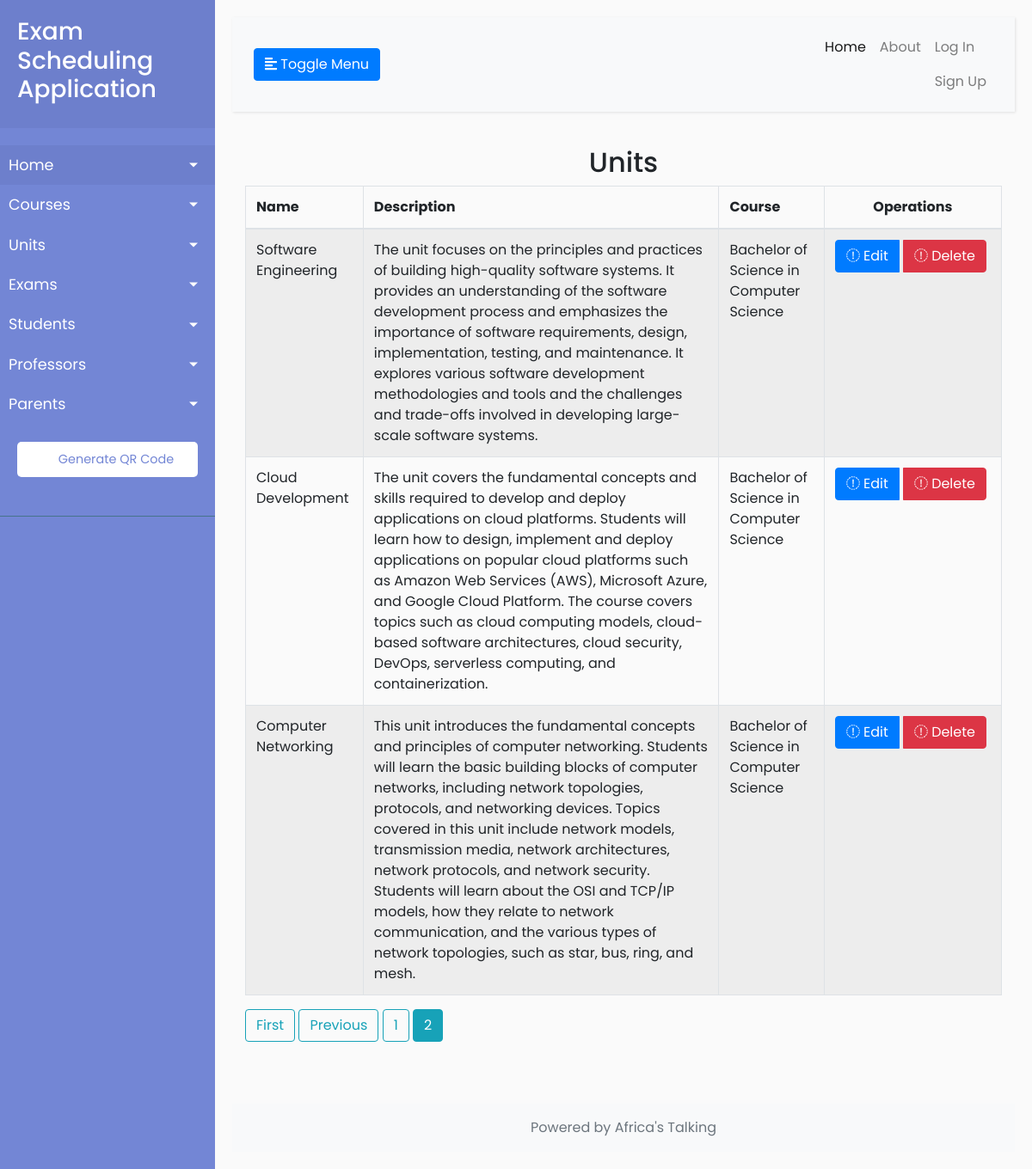
The page /units?page=2 on the database its author committed.
### exams/models.py (models this page shows, shortened)
class Unit(models.Model):
    name = models.CharField(max_length=100)
    description = models.TextField(max_length=1000, help_text="Enter a brief description of the Unit.")
    course = models.ForeignKey(Course, on_delete=models.CASCADE)

class Course(models.Model):
    name = models.CharField(max_length=100)
    description = models.TextField(max_length=1000, help_text="Enter a brief description of the course.")
    def __str__(self):
        return f'{self.name}'
    class Meta:
        verbose_name = "Course"
        verbose_name_plural = "Courses"

### exams/views.py (the view)
# urls.py: path('units', UnitListView.as_view(), name='units-list'),
class UnitListView(ListView):
    model = Unit
    template_name = 'exams/units_list.html'
    context_object_name = 'units'
    paginate_by = 3

### exams/templates/exams/units_list.html (shortened to what this page needs)
{% extends 'exams/base.html' %}
{% block content %}
    <div class="right_col" role="main">
        <div class="row">
            <div class="col-md-12">
                <div class="x_panel">
                    <div class="x_title">
                        <h2 class="text-center">Units</h2>
                    </div>
                    <div class="x_content">
                        <div class="table-responsive">
                            <table id="unit-datatable" class="table table-striped table-bordered">
                                <thead>
                                    <tr>
                                        <th>Name</th>
                                        <th>Description</th>
                                        <th>Course</th>
                                        <th class="text-center">Operations</th>
                                    </tr>
                                </thead>
                                <tbody>
                                    {% for unit in units %}
                                        <tr>
                                            <td>{{ unit.name }}</td>
                                            <td>{{ unit.description }}</td>
                                            <td>{{ unit.course }}</td>
                                            <td class="text-center">
                                                <div class="btn-group" role="group">
                                                    <a href="{% url 'units-update' unit.pk %}" class="btn btn-primary btn-xs"><i class="fa fa-pencil"></i> Edit</a>
                                                    <a href="{% url 'units-delete' unit.pk %}" class="btn btn-danger btn-xs"><i class="fa fa-remove"></i> Delete</a>
                                                </div>
                                            </td>
                                        </tr>
                                    {% endfor %}
                                </tbody>
                            </table>
                        </div>
                    </div>
                </div>
            </div>
        </div>
    </div>
    {% if is_paginated %}
    {% if page_obj.has_previous %}
      <a class="btn btn-outline-info mb-4" href="?page=1">First</a>
      <a class="btn btn-outline-info mb-4" href="?page={{ page_obj.previous_page_number }}">Previous</a>
    {% endif %}
    {% for num in page_obj.paginator.page_range %}
      {% if page_obj.number == num %}
        <a class="btn btn-info mb-4" href="?page={{ num }}">{{ num }}</a>
      {% elif num > page_obj.number|add:'-3' and num < page_obj.number|add:'3' %}
        <a class="btn btn-outline-info mb-4" href="?page={{ num }}">{{ num }}</a>
      {% endif %}
    {% endfor %}
  {% endif %}
{% endblock content%}

### exams/static/exams/CSS/main.css (style rules this page uses)
body { font-family: 'Poppins', sans-serif; background: #fafafa; }
a, a:hover, a:focus { color: inherit; text-decoration: none; transition: all 0.3s; }

### exams/templates/exams/units_list.html (style rules this page uses)
.btn-group { white-space: nowrap; }
.btn-group .btn { margin-right: 5px; }

### rows shown on the page
Unit: name "Software Engineering", description "The unit focuses on the principles and practices of building high-quality software systems. It provides an understanding of the software development process and emphasizes the importance of software requirements, design, implementation, testing, and maintenance. It explores various software development methodologies and tools and the challenges and trade-offs involved in developing large-scale software systems.", course "Bachelor of Science in Computer Science"
Unit: name "Cloud Development", description "The unit covers the fundamental concepts and skills required to develop and deploy applications on cloud platforms. Students will learn how to design, implement and deploy applications on popular cloud platforms such as Amazon Web Services (AWS), Microsoft Azure, and Google Cloud Platform. The course covers topics such as cloud computing models, cloud-based software architectures, cloud security, DevOps, serverless computing, and containerization.", course "Bachelor of Science in Computer Science"
Unit: name "Computer Networking", description "This unit introduces the fundamental concepts and principles of computer networking. Students will learn the basic building blocks of computer networks, including network topologies, protocols, and networking devices. Topics covered in this unit include network models, transmission media, network architectures, network protocols, and network security. Students will learn about the OSI and TCP/IP models, how they relate to network communication, and the various types of network topologies, such as star, bus, ring, and mesh.", course "Bachelor of Science in Computer Science"

### other values the page prints
{{ num }} "1"
{{ num }} "2"
